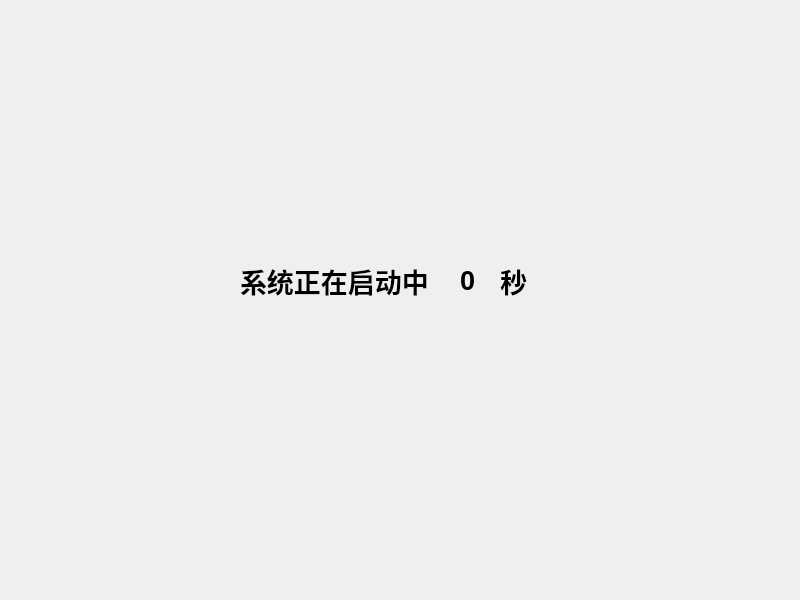
<?xml version="1.0" encoding="UTF-8"?>
<ui version="4.0">
 <class>FormInit</class>
 <widget class="QWidget" name="FormInit">
  <property name="geometry">
   <rect>
    <x>0</x>
    <y>0</y>
    <width>800</width>
    <height>600</height>
   </rect>
  </property>
  <property name="windowTitle">
   <string>InitForm</string>
  </property>
  <widget class="QLabel" name="lbSecondFront">
   <property name="geometry">
    <rect>
     <x>240</x>
     <y>250</y>
     <width>201</width>
     <height>61</height>
    </rect>
   </property>
   <property name="font">
    <font>
     <pointsize>20</pointsize>
     <weight>75</weight>
     <bold>true</bold>
    </font>
   </property>
   <property name="text">
    <string>系统正在启动中</string>
   </property>
   <property name="wordWrap">
    <bool>false</bool>
   </property>
  </widget>
  <widget class="QLabel" name="lbSecondAfter">
   <property name="geometry">
    <rect>
     <x>500</x>
     <y>250</y>
     <width>31</width>
     <height>61</height>
    </rect>
   </property>
   <property name="font">
    <font>
     <pointsize>20</pointsize>
     <weight>75</weight>
     <bold>true</bold>
    </font>
   </property>
   <property name="text">
    <string>秒</string>
   </property>
   <property name="wordWrap">
    <bool>false</bool>
   </property>
  </widget>
  <widget class="QLabel" name="lbSecond">
   <property name="geometry">
    <rect>
     <x>460</x>
     <y>250</y>
     <width>31</width>
     <height>61</height>
    </rect>
   </property>
   <property name="font">
    <font>
     <pointsize>20</pointsize>
     <weight>75</weight>
     <bold>true</bold>
    </font>
   </property>
   <property name="text">
    <string>0</string>
   </property>
   <property name="wordWrap">
    <bool>false</bool>
   </property>
  </widget>
 </widget>
 <layoutdefault spacing="6" margin="11"/>
 <resources/>
 <connections/>
</ui>
